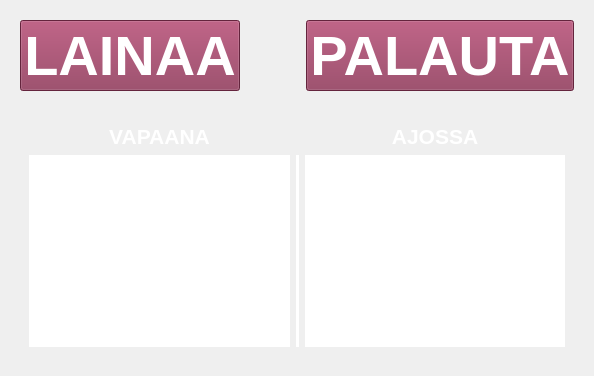
      <widget class="QWidget" name="mainPage">
       <layout class="QGridLayout" name="gridLayout_2">
        <item row="7" column="0">
         <widget class="QFrame" name="statusFrame">
          <property name="sizePolicy">
           <sizepolicy hsizetype="Preferred" vsizetype="Preferred">
            <horstretch>0</horstretch>
            <verstretch>0</verstretch>
           </sizepolicy>
          </property>
          <property name="maximumSize">
           <size>
            <width>1200</width>
            <height>1000</height>
           </size>
          </property>
          <property name="frameShape">
           <enum>QFrame::Shape::NoFrame</enum>
          </property>
          <property name="frameShadow">
           <enum>QFrame::Shadow::Plain</enum>
          </property>
          <property name="lineWidth">
           <number>1</number>
          </property>
          <layout class="QGridLayout" name="gridLayout_3">
           <property name="leftMargin">
            <number>9</number>
           </property>
           <property name="topMargin">
            <number>9</number>
           </property>
           <property name="rightMargin">
            <number>9</number>
           </property>
           <property name="bottomMargin">
            <number>9</number>
           </property>
           <item row="2" column="1">
            <widget class="QFrame" name="carListFrame">
             <property name="frameShape">
              <enum>QFrame::Shape::NoFrame</enum>
             </property>
             <property name="frameShadow">
              <enum>QFrame::Shadow::Plain</enum>
             </property>
             <layout class="QGridLayout" name="gridLayout_4">
              <item row="1" column="0">
               <widget class="QPlainTextEdit" name="availablePlainTextEdit">
                <property name="sizePolicy">
                 <sizepolicy hsizetype="Expanding" vsizetype="Expanding">
                  <horstretch>0</horstretch>
                  <verstretch>0</verstretch>
                 </sizepolicy>
                </property>
                <property name="font">
                 <font>
                  <pointsize>12</pointsize>
                  <bold>true</bold>
                 </font>
                </property>
                <property name="styleSheet">
                 <string notr="true">color: rgb(255, 255, 255);

</string>
                </property>
                <property name="frameShape">
                 <enum>QFrame::Shape::NoFrame</enum>
                </property>
                <property name="frameShadow">
                 <enum>QFrame::Shadow::Plain</enum>
                </property>
                <property name="lineWidth">
                 <number>4</number>
                </property>
                <property name="midLineWidth">
                 <number>0</number>
                </property>
                <property name="readOnly">
                 <bool>true</bool>
                </property>
                <property name="plainText">
                 <string/>
                </property>
                <property name="backgroundVisible">
                 <bool>false</bool>
                </property>
               </widget>
              </item>
              <item row="0" column="0">
               <widget class="QLabel" name="availableLabel">
                <property name="font">
                 <font>
                  <pointsize>16</pointsize>
                  <bold>true</bold>
                 </font>
                </property>
                <property name="styleSheet">
                 <string notr="true">color: rgb(255, 255, 255);</string>
                </property>
                <property name="text">
                 <string>VAPAANA</string>
                </property>
                <property name="alignment">
                 <set>Qt::AlignmentFlag::AlignCenter</set>
                </property>
               </widget>
              </item>
              <item row="1" column="3">
               <widget class="QPlainTextEdit" name="inUsePlainTextEdit">
                <property name="sizePolicy">
                 <sizepolicy hsizetype="Expanding" vsizetype="Expanding">
                  <horstretch>0</horstretch>
                  <verstretch>0</verstretch>
                 </sizepolicy>
                </property>
                <property name="font">
                 <font>
                  <pointsize>12</pointsize>
                  <bold>true</bold>
                 </font>
                </property>
                <property name="styleSheet">
                 <string notr="true">color: rgb(255, 255, 255);
border-color: rgb(255, 255, 255);</string>
                </property>
                <property name="frameShape">
                 <enum>QFrame::Shape::NoFrame</enum>
                </property>
                <property name="frameShadow">
                 <enum>QFrame::Shadow::Plain</enum>
                </property>
                <property name="lineWidth">
                 <number>8</number>
                </property>
                <property name="readOnly">
                 <bool>true</bool>
                </property>
                <property name="plainText">
                 <string>AM-15 Renault Megane 5 henkilöä</string>
                </property>
               </widget>
              </item>
              <item row="0" column="3">
               <widget class="QLabel" name="inUseLabel">
                <property name="font">
                 <font>
                  <pointsize>16</pointsize>
                  <bold>true</bold>
                 </font>
                </property>
                <property name="styleSheet">
                 <string notr="true">color: rgb(255, 255, 255);</string>
                </property>
                <property name="text">
                 <string>AJOSSA</string>
                </property>
                <property name="alignment">
                 <set>Qt::AlignmentFlag::AlignCenter</set>
                </property>
               </widget>
              </item>
              <item row="1" column="2">
               <widget class="Line" name="line_2">
                <property name="sizePolicy">
                 <sizepolicy hsizetype="Preferred" vsizetype="Preferred">
                  <horstretch>0</horstretch>
                  <verstretch>0</verstretch>
                 </sizepolicy>
                </property>
                <property name="maximumSize">
                 <size>
                  <width>3</width>
                  <height>16777215</height>
                 </size>
                </property>
                <property name="styleSheet">
                 <string notr="true">color: rgb(255, 255, 255);</string>
                </property>
                <property name="frameShadow">
                 <enum>QFrame::Shadow::Plain</enum>
                </property>
                <property name="lineWidth">
                 <number>3</number>
                </property>
                <property name="orientation">
                 <enum>Qt::Orientation::Vertical</enum>
                </property>
               </widget>
              </item>
             </layout>
            </widget>
           </item>
          </layout>
         </widget>
        </item>
        <item row="3" column="0">
         <widget class="QFrame" name="topButtonFrame">
          <property name="sizePolicy">
           <sizepolicy hsizetype="Maximum" vsizetype="Maximum">
            <horstretch>0</horstretch>
            <verstretch>0</verstretch>
           </sizepolicy>
          </property>
          <property name="maximumSize">
           <size>
            <width>1200</width>
            <height>350</height>
           </size>
          </property>
          <property name="frameShape">
           <enum>QFrame::Shape::NoFrame</enum>
          </property>
          <property name="frameShadow">
           <enum>QFrame::Shadow::Plain</enum>
          </property>
          <layout class="QHBoxLayout" name="horizontalLayout_2">
           <property name="leftMargin">
            <number>9</number>
           </property>
           <property name="topMargin">
            <number>9</number>
           </property>
           <property name="rightMargin">
            <number>9</number>
           </property>
           <property name="bottomMargin">
            <number>9</number>
           </property>
           <item>
            <widget class="QPushButton" name="takeCarPushButton">
             <property name="font">
              <font>
               <pointsize>42</pointsize>
               <bold>true</bold>
              </font>
             </property>
             <property name="cursor">
              <cursorShape>PointingHandCursor</cursorShape>
             </property>
             <property name="toolTip">
              <string>&lt;html&gt;&lt;head/&gt;&lt;body&gt;&lt;p&gt;&lt;span style=&quot; font-size:11pt;&quot;&gt;Avaa auton lainausikkunan&lt;/span&gt;&lt;/p&gt;&lt;/body&gt;&lt;/html&gt;</string>
             </property>
             <property name="toolTipDuration">
              <number>3000</number>
             </property>
             <property name="styleSheet">
              <string notr="true">color: rgb(255, 255, 255);
background-color: rgb(140, 51, 85);</string>
             </property>
             <property name="text">
              <string>LAINAA</string>
             </property>
             <property name="iconSize">
              <size>
               <width>42</width>
               <height>42</height>
              </size>
             </property>
             <property name="autoDefault">
              <bool>false</bool>
             </property>
            </widget>
           </item>
           <item>
            <spacer name="horizontalSpacer">
             <property name="orientation">
              <enum>Qt::Orientation::Horizontal</enum>
             </property>
             <property name="sizeType">
              <enum>QSizePolicy::Policy::Minimum</enum>
             </property>
             <property name="sizeHint" stdset="0">
              <size>
               <width>60</width>
               <height>0</height>
              </size>
             </property>
            </spacer>
           </item>
           <item>
            <widget class="QPushButton" name="returnCarPushButton">
             <property name="font">
              <font>
               <pointsize>42</pointsize>
               <bold>true</bold>
              </font>
             </property>
             <property name="cursor">
              <cursorShape>PointingHandCursor</cursorShape>
             </property>
             <property name="toolTip">
              <string>&lt;html&gt;&lt;head/&gt;&lt;body&gt;&lt;p&gt;&lt;span style=&quot; font-size:11pt;&quot;&gt;Avaa auton palautusikkunan&lt;/span&gt;&lt;/p&gt;&lt;/body&gt;&lt;/html&gt;</string>
             </property>
             <property name="toolTipDuration">
              <number>3000</number>
             </property>
             <property name="styleSheet">
              <string notr="true">color: rgb(255, 255, 255);
background-color: rgb(140, 51, 85);</string>
             </property>
             <property name="text">
              <string>PALAUTA</string>
             </property>
             <property name="iconSize">
              <size>
               <width>42</width>
               <height>42</height>
              </size>
             </property>
            </widget>
           </item>
          </layout>
         </widget>
        </item>
       </layout>
      </widget>
